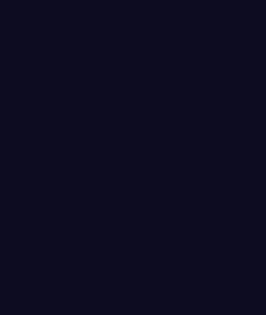
#> input picture assets/overlook/back.png, 266 x 315 px, found by its file name; its folder holds 8 pictures in this run
$ python q4_100.py
#> lines starting #> are read from the running program, lines starting #| are printed output that depends on the picture
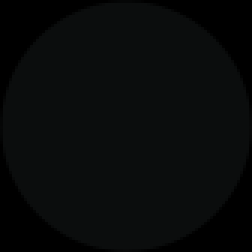
#> input picture assets/overlook/circlesmall.tif, 84 x 84 px, found by its file name (shown 3 times larger)
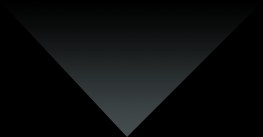
#> input picture assets/overlook/sectorwide.tif, 263 x 137 px, found by its file name
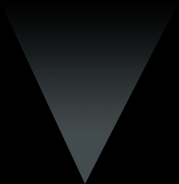
#> input picture assets/overlook/sectorthin.tif, 179 x 184 px, found by its file name
import os
import json
import struct
import time

#> (the run stopped early here; a loop or call above may not have finished)
